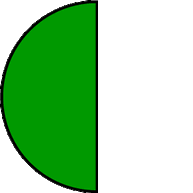
#> input picture Basics/addimage1.png, 193 x 193 px
$ python addWeighted.py
#> lines starting #> are read from the running program, lines starting #| are printed output that depends on the picture
import cv2

image1=cv2.imread("addimage1.png",cv2.IMREAD_COLOR)
#> image1 is the input picture: shape (193, 193, 3); mean B, G, R 153, 208.8, 153
image2=cv2.imread("addimage2.png",cv2.IMREAD_COLOR)
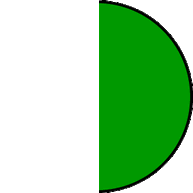
#> input picture Basics/addimage2.png, 193 x 193 px
#> image2 is the input picture: shape (193, 193, 3); mean B, G, R 158, 212.7, 158

weigtSum=cv2.addWeighted(image1,0.7,image2,0.3,1)
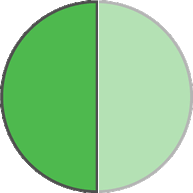
#> weigtSum: shape (193, 193, 3); mean B, G, R 155.7, 210.7, 155.7

cv2.imshow("Added Image",weigtSum)

cv2.waitKey(0)
